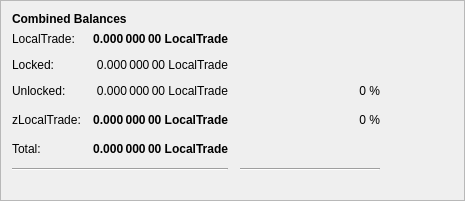
         <widget class="QFrame" name="frame_3">
          <property name="geometry">
           <rect>
            <x>0</x>
            <y>150</y>
            <width>465</width>
            <height>201</height>
           </rect>
          </property>
          <property name="frameShape">
           <enum>QFrame::StyledPanel</enum>
          </property>
          <property name="frameShadow">
           <enum>QFrame::Raised</enum>
          </property>
          <layout class="QVBoxLayout" name="verticalLayout_5">
           <item>
            <layout class="QHBoxLayout" name="horizontalLayout_5" stretch="0">
             <item>
              <widget class="QLabel" name="label_5z">
               <property name="maximumSize">
                <size>
                 <width>16777215</width>
                 <height>20</height>
                </size>
               </property>
               <property name="font">
                <font>
                 <weight>75</weight>
                 <bold>true</bold>
                </font>
               </property>
               <property name="toolTip">
                <string>Combined Balances (including unconfirmed and immature coins)</string>
               </property>
               <property name="text">
                <string>&lt;html&gt;&lt;head/&gt;&lt;body&gt;&lt;p&gt;Combined Balances&lt;/p&gt;&lt;/body&gt;&lt;/html&gt;</string>
               </property>
              </widget>
             </item>
            </layout>
           </item>
           <item>
            <layout class="QGridLayout" name="gridLayout_3">
             <property name="spacing">
              <number>12</number>
             </property>
             <item row="7" column="0" colspan="2">
              <widget class="Line" name="lineSpendableBalance_3">
               <property name="orientation">
                <enum>Qt::Horizontal</enum>
               </property>
              </widget>
             </item>
             <item row="7" column="2">
              <widget class="Line" name="lineWatchBalance_3">
               <property name="sizePolicy">
                <sizepolicy hsizetype="Preferred" vsizetype="Fixed">
                 <horstretch>0</horstretch>
                 <verstretch>0</verstretch>
                </sizepolicy>
               </property>
               <property name="minimumSize">
                <size>
                 <width>140</width>
                 <height>0</height>
                </size>
               </property>
               <property name="orientation">
                <enum>Qt::Horizontal</enum>
               </property>
              </widget>
             </item>
             <item row="4" column="1">
              <widget class="QLabel" name="labelzBalancez">
               <property name="font">
                <font>
                 <weight>75</weight>
                 <bold>true</bold>
                </font>
               </property>
               <property name="cursor">
                <cursorShape>IBeamCursor</cursorShape>
               </property>
               <property name="toolTip">
                <string>Total of transactions that have yet to be confirmed, and do not yet count toward the spendable balance</string>
               </property>
               <property name="text">
                <string notr="true">0.000 000 00 LocalTrade</string>
               </property>
               <property name="alignment">
                <set>Qt::AlignRight|Qt::AlignTrailing|Qt::AlignVCenter</set>
               </property>
               <property name="textInteractionFlags">
                <set>Qt::LinksAccessibleByMouse|Qt::TextSelectableByKeyboard|Qt::TextSelectableByMouse</set>
               </property>
              </widget>
             </item>
             <item row="6" column="1">
              <widget class="QLabel" name="labelTotalz">
               <property name="font">
                <font>
                 <weight>75</weight>
                 <bold>true</bold>
                </font>
               </property>
               <property name="cursor">
                <cursorShape>IBeamCursor</cursorShape>
               </property>
               <property name="toolTip">
                <string>Total Balance, including unconfirmed and immature coins.</string>
               </property>
               <property name="text">
                <string notr="true">0.000 000 00 LocalTrade</string>
               </property>
               <property name="alignment">
                <set>Qt::AlignRight|Qt::AlignTrailing|Qt::AlignVCenter</set>
               </property>
               <property name="textInteractionFlags">
                <set>Qt::LinksAccessibleByMouse|Qt::TextSelectableByKeyboard|Qt::TextSelectableByMouse</set>
               </property>
              </widget>
             </item>
             <item row="4" column="3">
              <spacer name="horizontalSpacer_6">
               <property name="orientation">
                <enum>Qt::Horizontal</enum>
               </property>
               <property name="sizeHint" stdset="0">
                <size>
                 <width>40</width>
                 <height>20</height>
                </size>
               </property>
              </spacer>
             </item>
             <item row="6" column="0">
              <widget class="QLabel" name="labelTotalTextz">
               <property name="text">
                <string>Total:</string>
               </property>
              </widget>
             </item>
             <item row="1" column="0">
              <widget class="QLabel" name="labelBalanceTextz">
               <property name="text">
                <string>LocalTrade:</string>
               </property>
              </widget>
             </item>
             <item row="1" column="1">
              <widget class="QLabel" name="labelBalancez">
               <property name="font">
                <font>
                 <weight>75</weight>
                 <bold>true</bold>
                </font>
               </property>
               <property name="cursor">
                <cursorShape>IBeamCursor</cursorShape>
               </property>
               <property name="toolTip">
                <string>Your current spendable balance</string>
               </property>
               <property name="text">
                <string notr="true">0.000 000 00 LocalTrade</string>
               </property>
               <property name="alignment">
                <set>Qt::AlignRight|Qt::AlignTrailing|Qt::AlignVCenter</set>
               </property>
               <property name="textInteractionFlags">
                <set>Qt::LinksAccessibleByMouse|Qt::TextSelectableByKeyboard|Qt::TextSelectableByMouse</set>
               </property>
              </widget>
             </item>
             <item row="4" column="0">
              <widget class="QLabel" name="labelzBalanceTextz">
               <property name="toolTip">
                <string/>
               </property>
               <property name="text">
                <string>zLocalTrade:</string>
               </property>
              </widget>
             </item>
             <item row="4" column="2">
              <widget class="QLabel" name="labelzLocalTradePercent">
               <property name="toolTip">
                <string>Current percentage of zLocalTrade.
If AutoMint is enabled this percentage will settle around the configured AutoMint percentage (default = 10%)</string>
               </property>
               <property name="text">
                <string>0 %</string>
               </property>
               <property name="alignment">
                <set>Qt::AlignRight|Qt::AlignTrailing|Qt::AlignVCenter</set>
               </property>
              </widget>
             </item>
             <item row="6" column="2">
              <widget class="QLabel" name="label100Percent">
               <property name="text">
                <string/>
               </property>
               <property name="alignment">
                <set>Qt::AlignRight|Qt::AlignTrailing|Qt::AlignVCenter</set>
               </property>
              </widget>
             </item>
             <item row="2" column="1">
              <widget class="QLabel" name="labelLockedBalance">
               <property name="toolTip">
                <string>Locked LocalTrade or Masternode collaterals. These are excluded from zLocalTrade minting.</string>
               </property>
               <property name="text">
                <string>0.000 000 00 LocalTrade</string>
               </property>
               <property name="alignment">
                <set>Qt::AlignRight|Qt::AlignTrailing|Qt::AlignVCenter</set>
               </property>
              </widget>
             </item>
             <item row="2" column="0">
              <widget class="QLabel" name="labelLockedBalanceText">
               <property name="toolTip">
                <string>Locked LocalTrade or Masternode collaterals. These are excluded from zLocalTrade minting.</string>
               </property>
               <property name="text">
                <string>Locked:</string>
               </property>
              </widget>
             </item>
             <item row="3" column="0">
              <widget class="QLabel" name="labelUnLockedBalanceText">
               <property name="toolTip">
                <string>Unlocked LocalTrades. These can be used for zLocalTrade minting.</string>
               </property>
               <property name="text">
                <string>Unlocked:</string>
               </property>
              </widget>
             </item>
             <item row="3" column="1">
              <widget class="QLabel" name="labelUnLockedBalance">
               <property name="toolTip">
                <string>Unlocked LocalTrades. These can be used for zLocalTrade minting.</string>
               </property>
               <property name="text">
                <string>0.000 000 00 LocalTrade</string>
               </property>
               <property name="alignment">
                <set>Qt::AlignRight|Qt::AlignTrailing|Qt::AlignVCenter</set>
               </property>
              </widget>
             </item>
             <item row="3" column="2">
              <widget class="QLabel" name="labelLocalTradePercent">
               <property name="text">
                <string>0 %</string>
               </property>
               <property name="alignment">
                <set>Qt::AlignRight|Qt::AlignTrailing|Qt::AlignVCenter</set>
               </property>
              </widget>
             </item>
            </layout>
           </item>
           <item>
            <spacer name="verticalSpacer">
             <property name="orientation">
              <enum>Qt::Vertical</enum>
             </property>
             <property name="sizeHint" stdset="0">
              <size>
               <width>20</width>
               <height>40</height>
              </size>
             </property>
            </spacer>
           </item>
          </layout>
         </widget>
